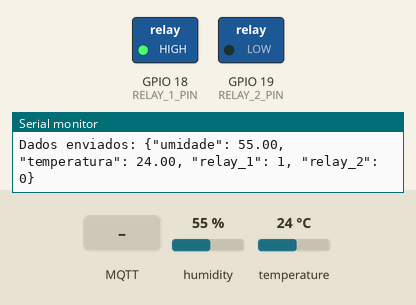
Simulated run of this sketch. Board: ESP32. Parts: switched loads named in the sketch (green lamp = pin HIGH), the last lines printed to the serial monitor. Inputs (shaded band) come from the test bench; at power-on: temperature 24 °C, humidity 55 %. WiFi joins after 1.5 s; servers stay silent unless stated; no MQTT or app messages arrive unless stated.

Above: at 4.7 s.
4.8 s: temperature set to 29.3 °C
7.0 s: temperature set to 30.5 °C
At 8.4 s:
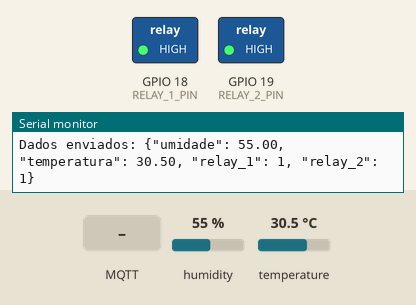
11.6 s: MQTT message "desligar_ventilacao" arrives on the first subscribed topic
At 12.33 s:
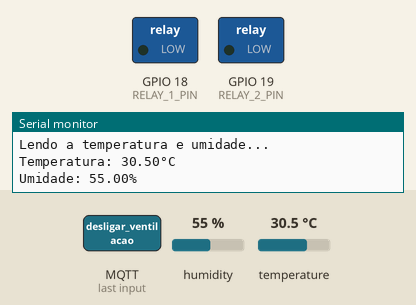
13.8 s: temperature set to 19 °C
At 15.3 s:
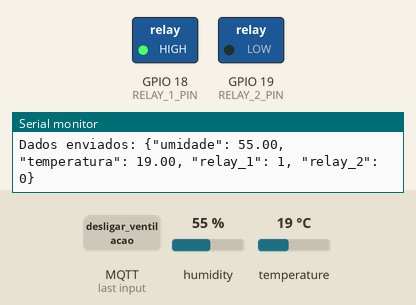
16.1 s: temperature set to 33 °C
At 17.9 s:
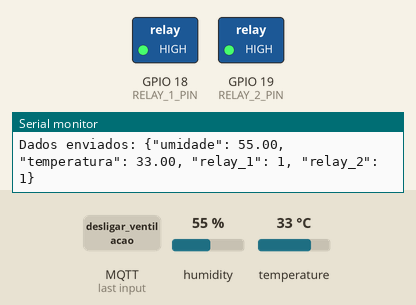
Timing chart, 0 to 19.2 s (numbered marks = the images above; inputs shaded):
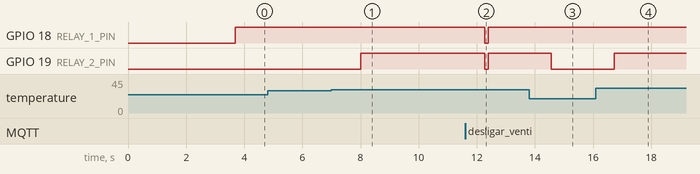

Measured:
- the behaviour switches between 30 and 30.1 °C on temperature (found by bisection; images 0 and 1)
- after the input at 7.0 s, GPIO 19 (RELAY_2_PIN): LOW → HIGH after 1.0 s
- after the input at 11.6 s, GPIO 18 (RELAY_1_PIN), GPIO 19 (RELAY_2_PIN): HIGH → LOW after 0.67 s, → HIGH 0.13 s later
- after the input at 13.8 s, GPIO 19 (RELAY_2_PIN): HIGH → LOW after 0.77 s
- after the input at 16.1 s, GPIO 19 (RELAY_2_PIN): LOW → HIGH after 0.62 s

The sketch:

codigo_completo_V2.ino
```cpp
#include <DHT.h>
#include <WiFi.h>
#include <PubSubClient.h>

// Configurações do Wi-Fi e MQTT
const char* ssid = "UnivapWifi";
const char* password = "universidade";
const char* mqtt_server = "jogosip.ddns.net";
const char* mqtt_publish_topic = "sensores";
const char* mqtt_command_topic = "Controle";

// Definições de pinos
#define DHT_SENSOR_PIN 23 // ESP32 pin GPIO23 connected to DHT22
#define RELAY_1_PIN    18 // ESP32 pin GPIO18 connected to relay 1
#define RELAY_2_PIN    19 // ESP32 pin GPIO19 connected to relay 2

#define DHT_SENSOR_TYPE DHT22

// Limites de temperatura
#define TEMP_UPPER_THRESHOLD  30 // Upper temperature threshold
#define TEMP_LOWER_THRESHOLD  15 // Lower temperature threshold

WiFiClient espClient;
PubSubClient client(espClient);
long lastMsg = 0;
char msg[100]; // Buffer maior para incluir novos dados

// Variáveis de controle
bool pico = false;
bool vent = false;
unsigned long turbo_start_time = 0; // Horário de início do modo turbo
unsigned long turbo_duration = 0;  // Duração do modo turbo em milissegundos

DHT dht_sensor(DHT_SENSOR_PIN, DHT_SENSOR_TYPE);

// Função para conexão WiFi
void setup_wifi() {
  delay(10);
  Serial.println();
  Serial.print("Conectando a ");
  Serial.println(ssid);

  WiFi.begin(ssid, password);

  while (WiFi.status() != WL_CONNECTED) {
    delay(500);
    Serial.print(".");
  }

  Serial.println("");
  Serial.println("WiFi conectado");
  Serial.println("Endereço IP: ");
  Serial.println(WiFi.localIP());
}

// Função callback para mensagens recebidas via MQTT
void callback(char* topic, byte* payload, unsigned int length) {
  Serial.print("Comando recebido: [");
  Serial.print(topic);
  Serial.print("] ");
  String command;
  for (int i = 0; i < length; i++) {
    command += (char)payload[i];
  }
  Serial.println(command);

  // Interprete e execute comandos recebidos
  if (command == "ligar_ventilacao") {
    Serial.println("Ventilação ligada");
    vent = true;
    digitalWrite(RELAY_1_PIN, HIGH);
    digitalWrite(RELAY_2_PIN, HIGH);
  } else if (command == "desligar_ventilacao") {
    Serial.println("Ventilação desligada");
    vent = false;
    digitalWrite(RELAY_1_PIN, LOW);
    digitalWrite(RELAY_2_PIN, LOW);
  } else if (command.startsWith("modo_turbo:")) {
    pico = command.indexOf(":on:") > -1;
    if (pico) {
      int on_index = command.indexOf(":on:") + 4;
      int off_index = command.indexOf(":off:");
      String on_time = command.substring(on_index, off_index); // Tempo de início
      String off_time = command.substring(off_index + 5);      // Tempo de fim

      // Calcular duração com base nos horários
      turbo_duration = (off_time.toInt() - on_time.toInt()) * 1000; // Em milissegundos
      turbo_start_time = millis();
      Serial.print("Modo turbo ativado por ");
      Serial.print(turbo_duration / 1000);
      Serial.println(" segundos.");
    } else {
      Serial.println("Modo turbo desativado.");
      turbo_duration = 0;
      pico = false;
    }
  }
}

// Reconecta ao MQTT caso a conexão caia
void reconnect() {
  while (!client.connected()) {
    Serial.print("Tentando se conectar ao MQTT...");
    if (client.connect("ESP32Client")) {
      Serial.println("Conectado");
      client.subscribe(mqtt_command_topic);
    } else {
      Serial.print("Falha, rc=");
      Serial.print(client.state());
      Serial.println(" tentando novamente em 5 segundos");
      delay(5000);
    }
  }
}

void setup() {
  Serial.begin(9600); // Initialize serial
  dht_sensor.begin(); // Initialize the DHT sensor
  setup_wifi();
  client.setServer(mqtt_server, 1883);
  client.setCallback(callback);

  // Configuração inicial dos relés
  pinMode(RELAY_1_PIN, OUTPUT);
  pinMode(RELAY_2_PIN, OUTPUT);
  digitalWrite(RELAY_1_PIN, LOW); // Ensure relays are off initially
  digitalWrite(RELAY_2_PIN, LOW);

  Serial.println("Sistema iniciado!");
  Serial.println("Inicializando o sensor DHT22...");
  delay(2000); // Aguarda o sensor estabilizar
  Serial.println("Pronto para leituras!");
}

void loop() {
  if (!client.connected()) {
    reconnect();
  }
  client.loop();

  // Verificar se o modo turbo expirou
  if (pico && (millis() - turbo_start_time >= turbo_duration)) {
    pico = false;
    Serial.println("Modo turbo desativado automaticamente após o tempo configurado.");
  }

  Serial.println("\nLendo a temperatura e umidade...");
  float temperature = dht_sensor.readTemperature();  // Read temperature in Celsius
  float humidity = dht_sensor.readHumidity();

  if (isnan(temperature) || isnan(humidity)) {
    Serial.println("Erro: Falha ao ler o sensor DHT!");
  } else {
    Serial.print("Temperatura: ");
    Serial.print(temperature);
    Serial.println("°C");
    Serial.print("Umidade: ");
    Serial.print(humidity);
    Serial.println("%");

    // Controle de temperatura se o modo turbo não estiver ativado
    if (!pico) {
      if (temperature < TEMP_LOWER_THRESHOLD && !vent) {
        Serial.println("Temperatura abaixo de 15°C. Ambos os relés desligados.");
        digitalWrite(RELAY_1_PIN, LOW);
        digitalWrite(RELAY_2_PIN, LOW);
      } else if (temperature >= TEMP_LOWER_THRESHOLD && temperature <= TEMP_UPPER_THRESHOLD && !vent) {
        Serial.println("Temperatura entre 15°C e 30°C. Apenas o relé 1 ligado.");
        digitalWrite(RELAY_1_PIN, HIGH);
        digitalWrite(RELAY_2_PIN, LOW);
      } else {
        Serial.println("Temperatura acima de 30°C. Ambos os relés ligados.");
        digitalWrite(RELAY_1_PIN, HIGH);
        digitalWrite(RELAY_2_PIN, HIGH);
      }
    }

    // Obter status dos relés
    int relay_1 = digitalRead(RELAY_1_PIN);
    int relay_2 = digitalRead(RELAY_2_PIN);

    // Formatar e enviar os dados via MQTT
    String payload = "{";
    payload += "\"umidade\": ";
    payload += String(humidity);
    payload += ", \"temperatura\": ";
    payload += String(temperature);
    payload += ", \"relay_1\": ";
    payload += String(relay_1);
    payload += ", \"relay_2\": ";
    payload += String(relay_2);
    payload += "}";

    payload.toCharArray(msg, 100);
    client.publish(mqtt_publish_topic, msg);
    Serial.print("Dados enviados: ");
    Serial.println(msg);

    // Aguarda 2 segundos antes da próxima leitura
    delay(2000);
  }
}
```
